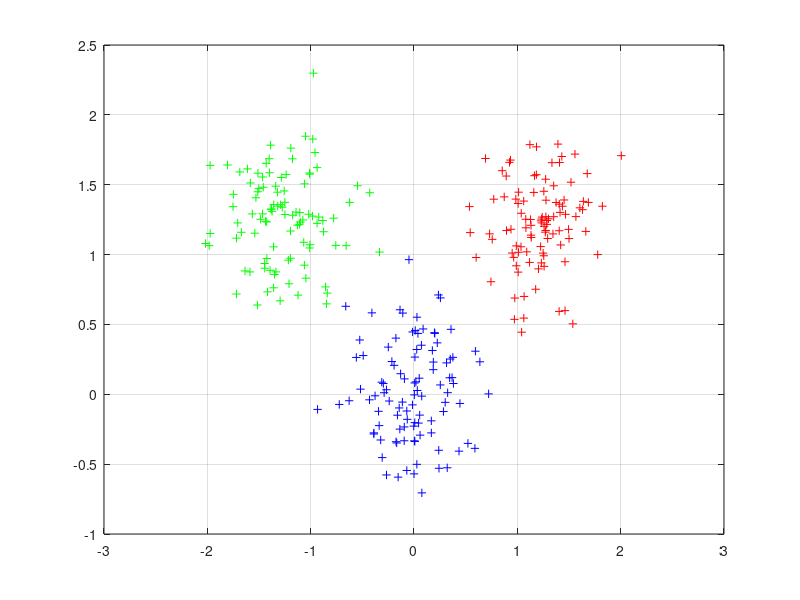
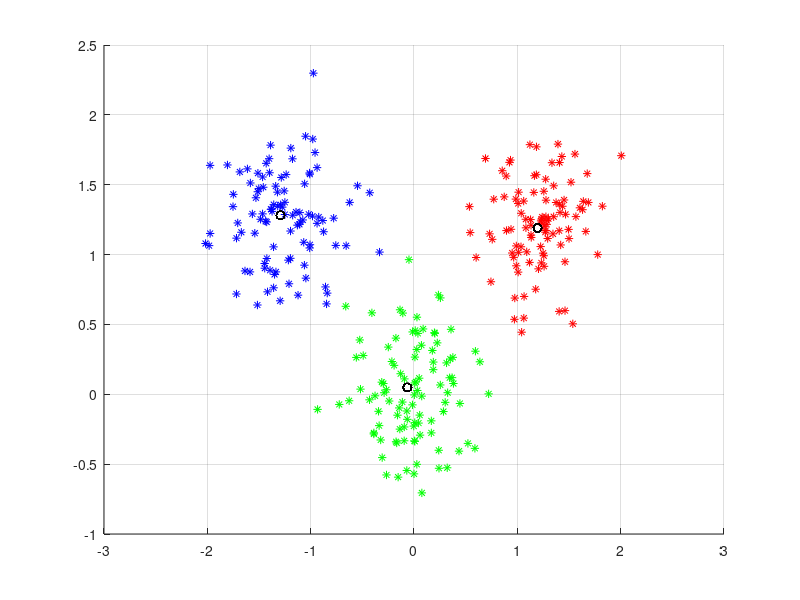

Write MATLAB code to recreate these figures, in order.
close all;
clc;

mu1=[0 0 ];  
S1=[.1 0 ;0 .1]; 
data1=mvnrnd(mu1,S1,100);  

mu2=[1.25 1.25 ];
S2=[.1 0 ;0 .1];
data2=mvnrnd(mu2,S2,100);

mu3=[-1.25 1.25 ];
S3=[.1 0 ;0 .1];
data3=mvnrnd(mu3,S3,100);

plot(data1(:,1),data1(:,2),'b+');
hold on;
plot(data2(:,1),data2(:,2),'r+');
plot(data3(:,1),data3(:,2),'g+');
grid on;  
data=[data1;data2;data3];
N=3;
[m,n]=size(data);
pattern=zeros(m,n+1);
center=zeros(N,n);
pattern(:,1:n)=data(:,:);
for x=1:N
    center(x,:)=data( randi(300,1),:);
end
while 1 
    distence=zeros(1,N);
    num=zeros(1,N);
    new_center=zeros(N,n);

    for x=1:m
        for y=1:N
            distence(y)=norm(data(x,:)-center(y,:));
        end
        [~, temp]=min(distence);
        pattern(x,n+1)=temp;
    end
    k=0;
    for y=1:N
        for x=1:m
            if pattern(x,n+1)==y
                new_center(y,:)=new_center(y,:)+pattern(x,1:n);
                num(y)=num(y)+1;
            end
        end
        new_center(y,:)=new_center(y,:)/num(y);
        if norm(new_center(y,:)-center(y,:))<0.1 
            k=k+1;
        end
    end
    if k==N
        break;
    else
        center=new_center;
    end
end
[m, n]=size(pattern);


figure;
hold on;
for i=1:m
    if pattern(i,n)==1
        plot(pattern(i,1),pattern(i,2),'r*');
        plot(center(1,1),center(1,2),'ko'); 
    elseif pattern(i,n)==2
        plot(pattern(i,1),pattern(i,2),'g*');
        plot(center(2,1),center(2,2),'ko');
    elseif pattern(i,n)==3
        plot(pattern(i,1),pattern(i,2),'b*');
        plot(center(3,1),center(3,2),'ko');
    elseif pattern(i,n)==4
        plot(pattern(i,1),pattern(i,2),'y*');
        plot(center(4,1),center(4,2),'ko');
    else
        plot(pattern(i,1),pattern(i,2),'m*');
        plot(center(4,1),center(4,2),'ko');
    end
end
grid on;
